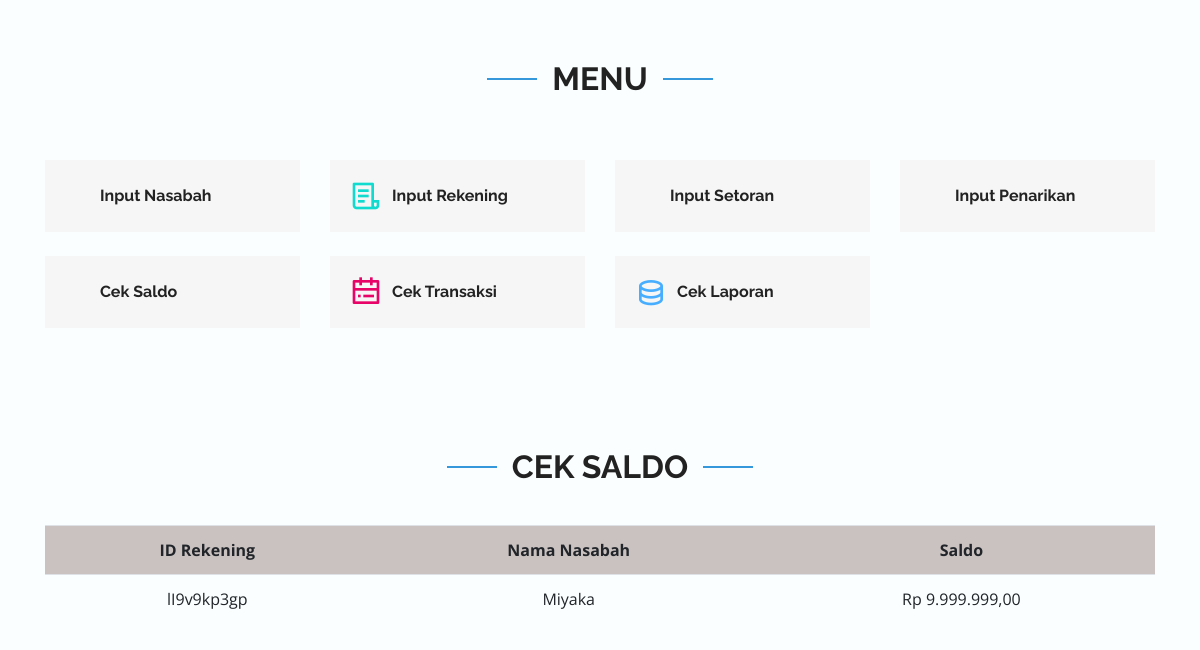
The app's page /pages/report_saldo.php?rek=lI9v9kp3gp with its own data.
### tables this page shows
CREATE TABLE `rekening` (
  `id_rekening` varchar(50) NOT NULL,
  `id_nasabah` varchar(200) NOT NULL,
  `saldo` int(100) NOT NULL
);

CREATE TABLE `nasabah` (
  `id_nasabah` varchar(50) NOT NULL,
  `nama_nasabah` varchar(200) NOT NULL,
  `alamat_nasabah` varchar(100) NOT NULL,
  `tlp_nasabah` int(150) NOT NULL
);

### pages/report_saldo.php (the view, shortened to what this page needs)
<?php
function rupiah($angka){
  $hasil_rupiah = "Rp " . number_format($angka,2,',','.');
  return $hasil_rupiah;
}
?>
<!DOCTYPE html>
<html lang="en">
<head>
  <link href="../assets/vendor/bootstrap/css/bootstrap.min.css" rel="stylesheet">
  <link href="../assets/vendor/icofont/icofont.min.css" rel="stylesheet">
  <link href="../assets/vendor/remixicon/remixicon.css" rel="stylesheet">
  <link href="../assets/vendor/boxicons/css/boxicons.min.css" rel="stylesheet">
  <link href="../assets/vendor/owl.carousel/assets/owl.carousel.min.css" rel="stylesheet">
  <link href="../assets/vendor/venobox/venobox.css" rel="stylesheet">
  <link href="../assets/vendor/aos/aos.css" rel="stylesheet">
  <link href="../assets/css/style.css" rel="stylesheet">
</head>
<body style="background-color: #fafeff">
  <main id="main">
    <section id="features" class="features">
      <div class="container">
        <a href="../index.php">
          <div class="section-title" data-aos="fade-up">
            <h2>Menu</h2>
          </div>
        </a>
        <div class="row" data-aos="fade-up" data-aos-delay="300">
          <div class="col-lg-3 col-md-4 mt-4">
            <div class="icon-box">
              <i class="icofont-business-man-alt-1"></i>
              <h3><a href="nasabah.php">Input Nasabah</a></h3>
            </div>
          </div>
          <div class="col-lg-3 col-md-4 mt-4">
            <div class="icon-box">
              <i class="ri-file-list-3-line" style="color: #11dbcf;"></i>
              <h3><a href="rekening.php">Input Rekening</a></h3>
            </div>
          </div>
          <div class="col-lg-3 col-md-4 mt-4">
            <div class="icon-box">
              <i class="icofont-clip-board" style="color: green"></i>
              <h3><a href="setoran.php">Input Setoran</a></h3>
            </div>
          </div>
          <div class="col-lg-3 col-md-4 mt-4">
            <div class="icon-box">
              <i class="icofont-money" style="color: red"></i>
              <h3><a href="penarikan.php">Input Penarikan</a></h3>
            </div>
          </div>
          <div class="col-lg-3 col-md-4 mt-4">
            <div class="icon-box">
              <i class="icofont-paper" style="color: blue"></i>
              <h3><a href="saldo.php">Cek Saldo</a></h3>
            </div>
          </div>
          <div class="col-lg-3 col-md-4 mt-4">
            <div class="icon-box">
              <i class="ri-calendar-todo-line" style="color: #e80368;"></i>
              <h3><a href="transaksi.php">Cek Transaksi</a></h3>
            </div>
          </div>
          <div class="col-lg-3 col-md-4 mt-4">
            <div class="icon-box">
              <i class="ri-database-2-line" style="color: #47aeff;"></i>
              <h3><a href="laporan.php">Cek Laporan</a></h3>
            </div>
          </div>
        </div>
      </div>
    </section>
    <section id="features" class="features">
      <div class="container">
        <div class="section-title" data-aos="fade-up">
          <h2>Cek Saldo</h2>
        </div>
        <div class="row">
          <div class="col-md-12" data-aos="fade-up" data-aos-delay="300">
            <table class="table">
              <tbody>
                <tr style="background-color: #CAC2C1">
                  <td scope="col" align="center"><b>ID Rekening</b></td>
                  <td scope="col" align="center"><b>Nama Nasabah</b></td>
                  <td scope="col" align="center"><b>Saldo</b></td>
                </tr>
              <?php
                include '../koneksi.php';
                $get_id = $_GET['rek'];
                $perintah = "SELECT id_rekening, nama_nasabah, saldo FROM rekening INNER JOIN nasabah ON rekening.id_nasabah = nasabah.id_nasabah WHERE id_rekening = '$get_id'";
                $query = mysqli_query($conn,$perintah);
                while($data = mysqli_fetch_array($query))
                {
              ?>
                <tr>
                  <td align="center"><?php echo $data['id_rekening'] ?></td>
                  <td align="center"><?php echo $data['nama_nasabah'] ?></td>
                  <td align="center"><?php echo rupiah($data['saldo']) ?></td>
                </tr>
              </tbody>
              <?php
                }
              ?>
            </table>
          </div>
        </div>
      </div>
    </section>
  </main>
</body>
</html>

### assets/css/style.css (style rules this page uses)
body { font-family: "Open Sans", sans-serif; color: #444444; }
a { color: #3498db; }
h1, h2, h3, h4, h5, h6 { font-family: "Raleway", sans-serif; }
section { padding: 60px 0; overflow: hidden; }
.section-title { text-align: center; padding-bottom: 30px; }
.section-title h2 { font-size: 32px; font-weight: bold; text-transform: uppercase; position: relative; color: #222222; }
.section-title h2::before, .section-title h2::after { content: ''; width: 50px; height: 2px; background: #3498db; display: inline-block; }
.section-title h2::before { margin: 0 15px 10px 0; }
.section-title h2::after { margin: 0 0 10px 15px; }
.features .icon-box { display: flex; align-items: center; padding: 20px; background: #f6f6f6; transition: ease-in-out 0.3s; }
.features .icon-box i { font-size: 32px; padding-right: 10px; line-height: 1; }
.features .icon-box h3 { font-weight: 700; margin: 0; padding: 0; line-height: 1; font-size: 16px; }
.features .icon-box h3 a { color: #222222; transition: ease-in-out 0.3s; }

### records on screen
rekening: id_rekening "lI9v9kp3gp", id_nasabah.nama_nasabah "Miyaka", saldo "Rp 9.999.999,00"
